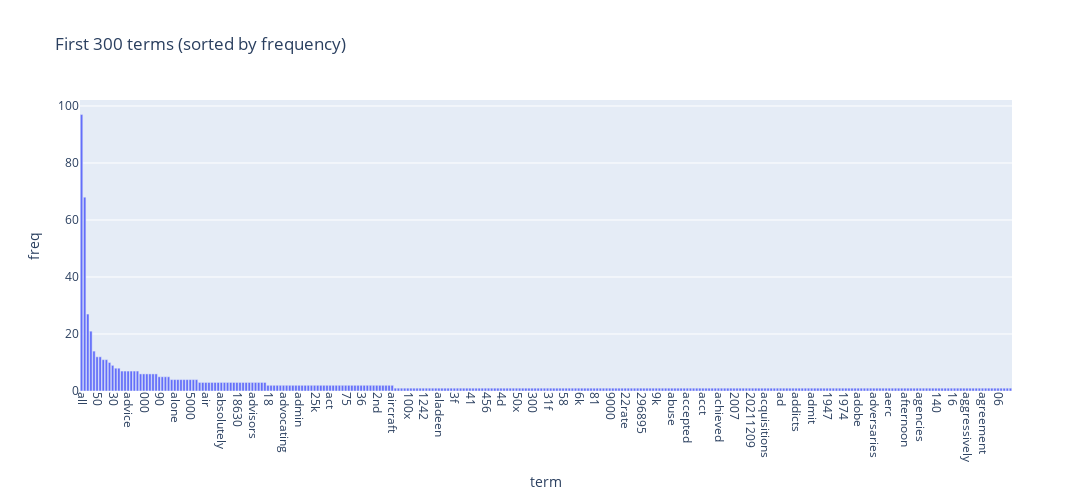

This figure's notebook cell:
### Code cell
df_plot = df_plot.sort_values(by='freq', ascending=False)

fig = px.bar(
    df_plot,
    x='term', y='freq',
    title='First 300 terms (sorted by frequency)'
)
fig.update_layout(
    xaxis_tickangle=90,
    bargap=0.2,
    width=1200, height=500
)
fig.show()

### Figure 1 — Plotly figure (JSON) as saved in the notebook; plotly's stock layout.template omitted (floating-point values rounded to 4 significant figures; data arrays with more than 128 entries replaced by an {"elided": "..."} marker saying what was removed)
{"data": [{"hovertemplate": "term=%{x}<br>freq=%{y}<extra></extra>", "legendgroup": "", "marker": {"color": "#636efa", "pattern": {"shape": ""}}, "name": "", "orientation": "v", "showlegend": false, "textposition": "auto", "type": "bar", "x": {"elided": "300 str values"}, "xaxis": "x", "y": {"elided": "300 int values"}, "yaxis": "y"}], "layout": {"bargap": 0.2, "barmode": "relative", "height": 500, "legend": {"tracegroupgap": 0}, "title": {"text": "First 300 terms (sorted by frequency)"}, "width": 1200, "xaxis": {"anchor": "y", "domain": [0, 1], "tickangle": 90, "title": {"text": "term"}}, "yaxis": {"anchor": "x", "domain": [0, 1], "title": {"text": "freq"}}}}
